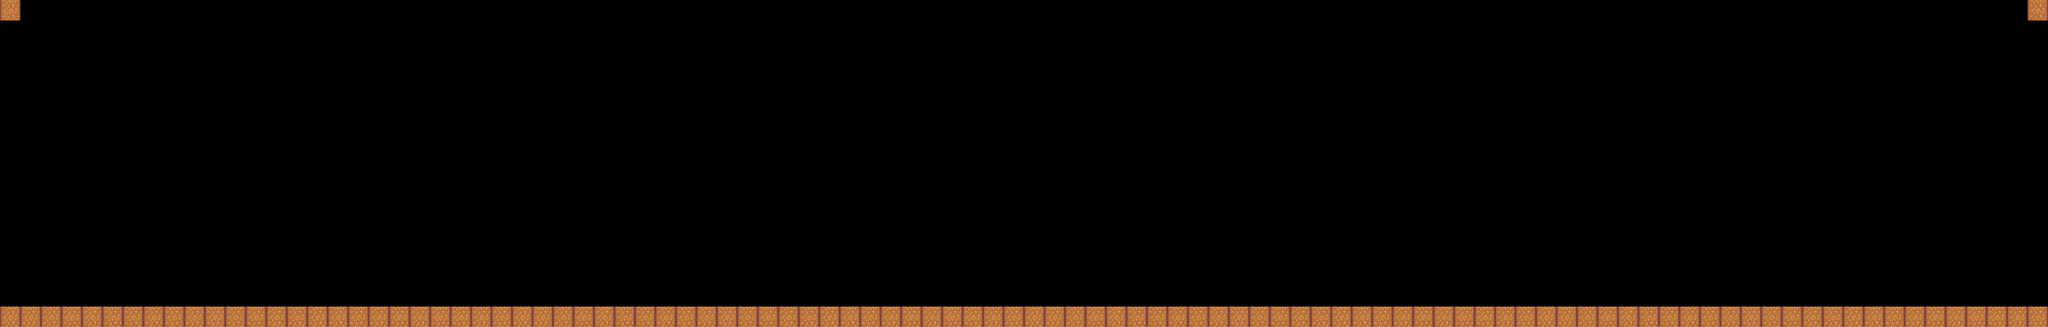

The image is a tile-based game level rendered from a .tmx file. Its description and source (layers, tilesets, objects; grid data summarised) follow:
An orthogonal 100x16 tile map with 32x32 px tiles, 1 tile layer (Tile Layer 1).

<map version="1.0" orientation="orthogonal" renderorder="right-down" width="100" height="16" tilewidth="32" tileheight="32">
 <tileset firstgid="1" name="simple tileset" tilewidth="32" tileheight="32">
  <image source="../data/img/tilesets/simple_tileset.png" width="192" height="544" />
 </tileset>
 <layer name="Tile Layer 1" width="100" height="16">
  <data>[1600 cells, 102 non-empty, 1 distinct tile ids]</data>
 </layer>
</map>
